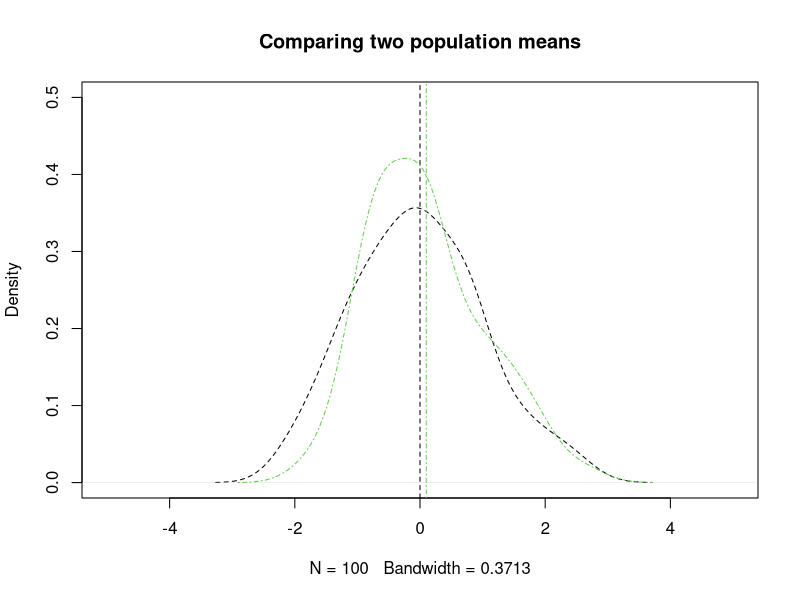
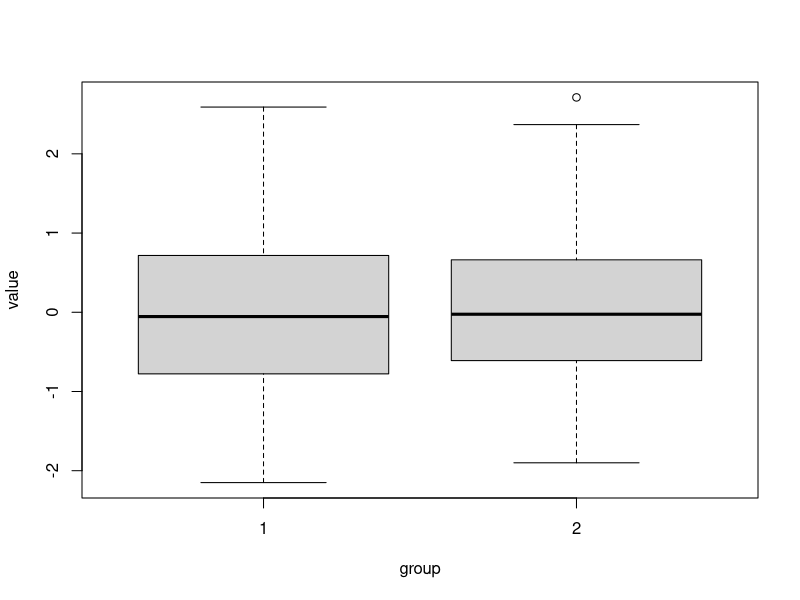
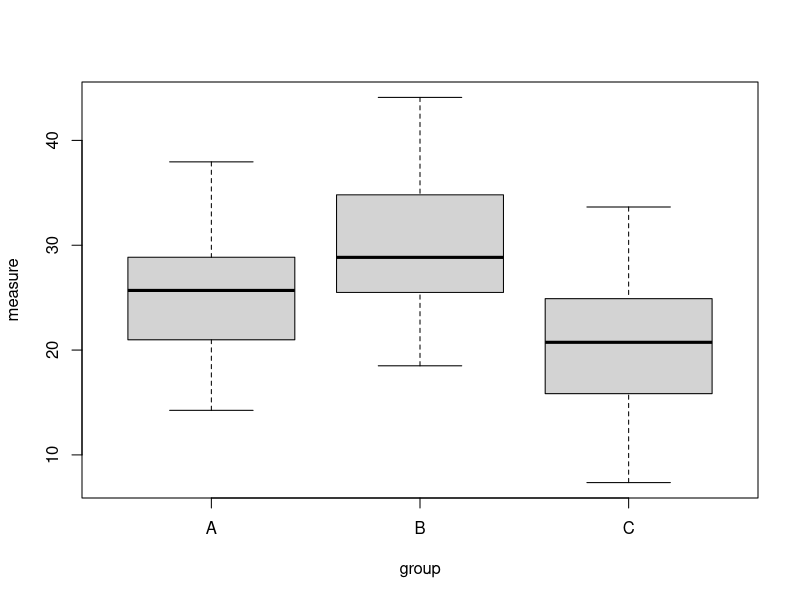
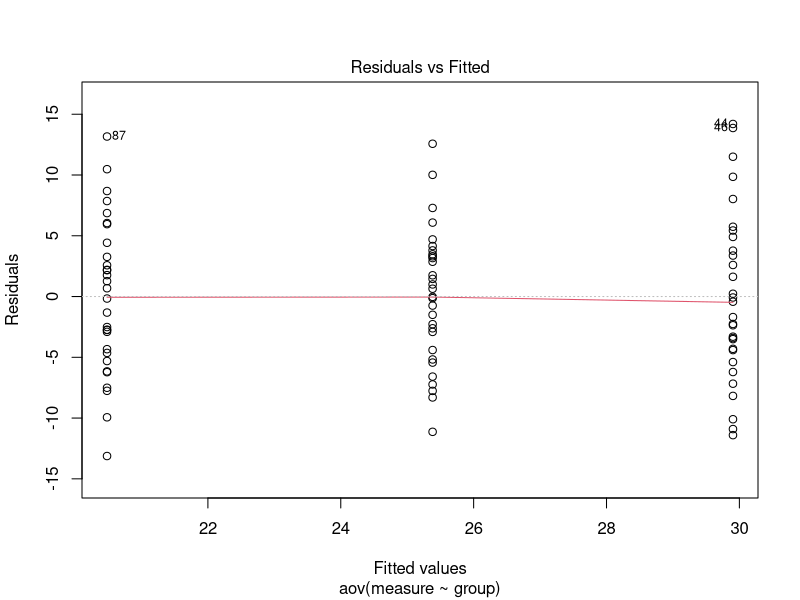
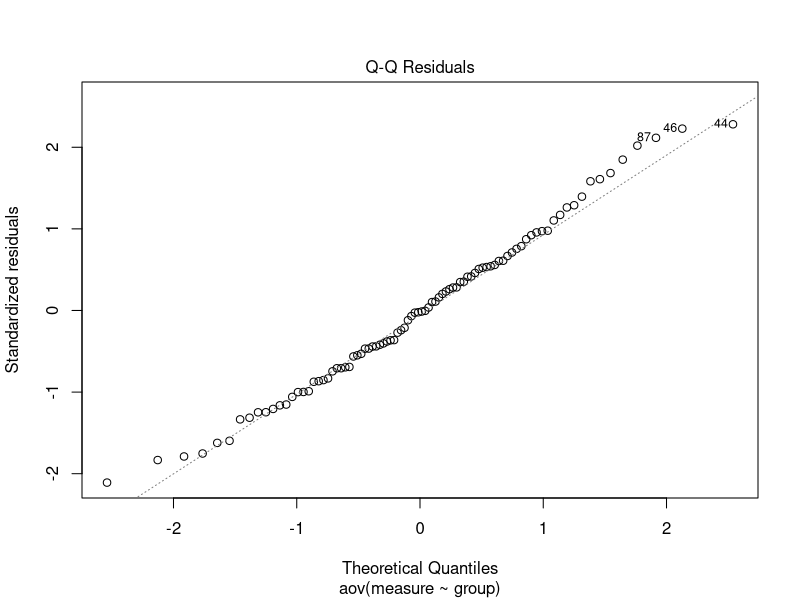
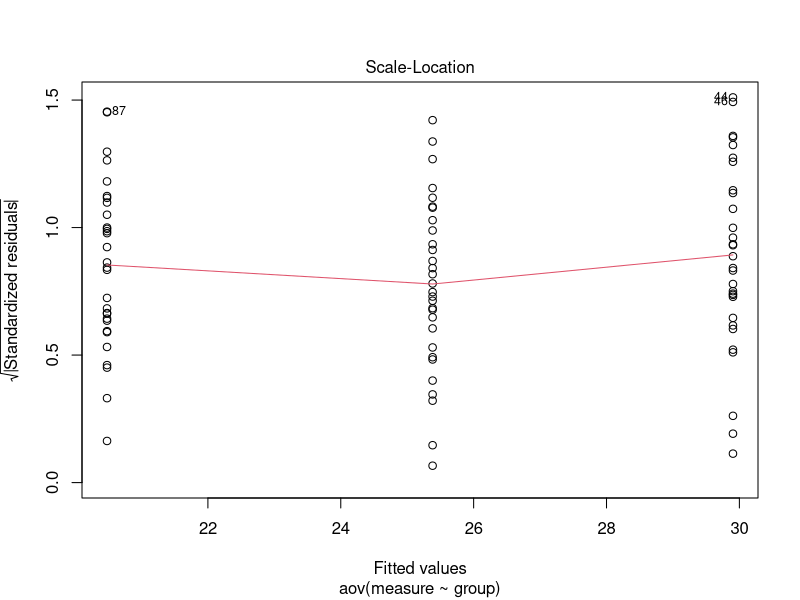
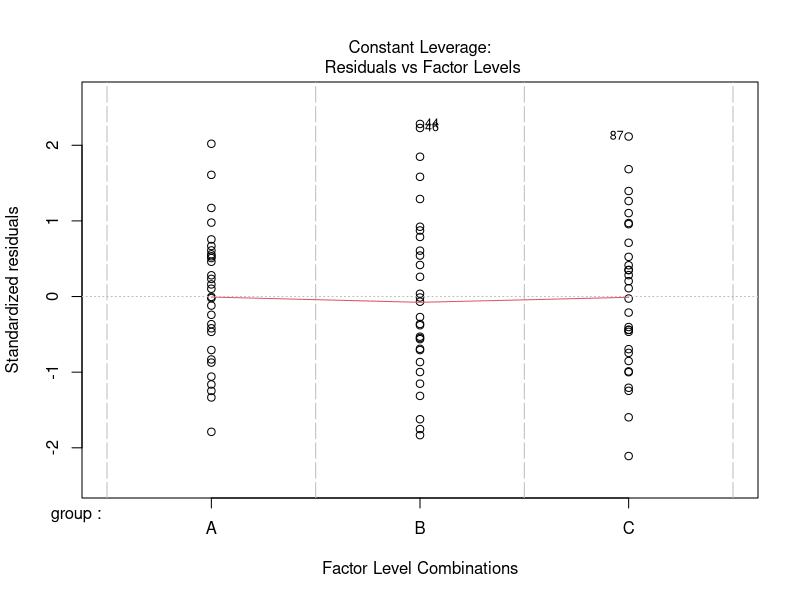

R code for these plots, in order:
## ---- chunk 1
set.seed(20221011) # Seed for reproducibility
n <- 100 # Sample size

mu1 <- 0 # Mean of sample 1
mu2 <- 0.1 # Mean of sample 2

sd1 <- 1 # Standard deviation 1
sd2 <- 1 # Standard deviation 2

# Generate two samples of of size n of normally-distributed data.
# Sample x1 has a mean of mu1 and standard deviation sd1
# Sample x2 has a mean of mu2 and standard deviation sd2
x1 <- rnorm(n, mu1, sd1)
x2 <- rnorm(n, mu2, sd2)

## ---- chunk 2
x_df <- data.frame(Weight = c(x1,x2),
                   Group = c(rep('H',n),rep('I',n)))

t.test(x_df$Weight[x_df$Group =='H'],x_df$Weight[x_df$Group =='I'])
## ---- chunk 3
# First look at your data
# We draw density plots to see if our data are different
# Overlay the two plots
plot(density(x1), xlim=c(-5,5), ylim=c(0,0.5), col = 1, lty = 2, main = "Comparing two population means")
abline(v=mu1, col=1, lty = 2)
lines(density(x2), col = 3, lty = 4)
abline(v=mu2, col=3, lty = 4)
## ---- chunk 4
# The boxplot() function requires a data frame
# We'll put our data into a data frame with one column representing the random data and the other representing the group label
df <- data.frame(c(x1,x2),
                    c(rep(1,length(x1)), rep(2,length(x2))))
colnames(df) <- c("value","group")
boxplot(value ~ group, data = df)
## ---- chunk 5
# Now run a t-test comparing the two means. 
# Do you reject your null hypothesis?
# How does it change if you change n or mu1 or mu2?

# The t.test() function has several parameters
# If we put in two vectors, we can compare them
t.test(rep(x1,2), x2) 
## ---- chunk 6
# We can get more degrees of freedom with an equal-variance t-test (though it doesn't really matter once n is around 30+)
# This is a logical variable that returns whether the standard deviations of our two samples are equal
# If they are, it returns true
# Try putting sd1==sd2 into the console and seeing what it returns!
ve <- sd1 == sd2

t.test(x1,x2,var.equal = ve)
## ---- chunk 7
# For a one-sided t-test of whether a value is greater than zero, just use one parameter:
t.test(x2)
t.test(x2, alternative = c("greater")) # or specify "greater"
## ---- chunk 8
t_test_results <- t.test(x1, x2)

names(t_test_results) # This will tell you what is store in the t_test_results object
t_test_results$data.name
## ---- chunk 9
#t_test_results$

## ---- chunk 10
#set.seed(20221011) # Seed for reproducibility
#n <-  # Sample size (CHANGE THIS)

#mu1 <- 0 # Mean of sample 1
#mu2 <- 0.1 # Mean of sample 2

#sd1 <- 1 # Standard deviation 1
#sd2 <- 1 # Standard deviation 2

#ve <- sd1 == sd2

# Generate two samples of of size n of normally-distributed data.
# Sample x1 has a mean of mu1 and standard deviation sd1
# Sample x2 has a mean of mu2 and standard deviation sd2
#x1 <- rnorm(n, mu1, sd1)
#x2 <- rnorm(n, mu2, sd2)

#t.test(x1,x2,var.equal = ve)
## ---- chunk 11
#set.seed(20221011) # Seed for reproducibility
#n <- 20 # Sample size

#mu1 <-  # Mean of sample 1 (CHANGE THIS)
#mu2 <-  # Mean of sample 2 (CHANGE THIS)

#sd1 <- 1 # Standard deviation 1
#sd2 <- 1 # Standard deviation 2

#ve <- sd1 == sd2

# Generate two samples of of size n of normally-distributed data.
# Sample x1 has a mean of mu1 and standard deviation sd1
# Sample x2 has a mean of mu2 and standard deviation sd2
#x1 <- rnorm(n, mu1, sd1)
#x2 <- rnorm(n, mu2, sd2)

#t.test(x1, x2, var.equal = ve)
## ---- chunk 12
set.seed(20221011)

# Our artificial data will have three different means
m1 <- rnorm(30, mean = 25, sd = 5)
m2 <- rnorm(30, mean = 30, sd = 6)
m3 <- rnorm(30, mean = 22, sd = 7)

ms <- c(m1, m2, m3) # Combine our three measures into one vector

# Our vector of group labels A, B, and C
ls <- as.factor(c(rep("A",30),rep("B",30),rep("C",30)))

# Make it into a data frame
df_anova <- data.frame(ms, ls)
colnames(df_anova) <- c("measure","group")
## ---- chunk 13
boxplot(measure ~ group, data = df_anova)
## ---- chunk 14
# Run the ANOVA
results_aov <- aov(measure ~ group, data = df_anova)

# Call the results of the ANOVA
print("---Printing results of ANOVA---")
results_aov

# Print the summary
print("---Printing summary---")
summary(results_aov)
## ---- chunk 15
results_aov$coefficients
## ---- chunk 16
plot(results_aov)
## ---- chunk 17
#data("PlantGrowth") # Load the data (it may take a second)

# inspect the first few rows

# create a box plot
## ---- chunk 18
#run the ANOVA analysis

#check the outputs


#generate a summary

## ---- chunk 19

